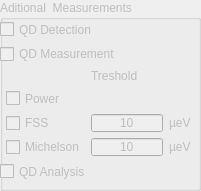
         <widget class="QGroupBox" name="groupBox_6">
          <property name="enabled">
           <bool>false</bool>
          </property>
          <property name="geometry">
           <rect>
            <x>410</x>
            <y>10</y>
            <width>201</width>
            <height>191</height>
           </rect>
          </property>
          <property name="title">
           <string>Aditional  Measurements</string>
          </property>
          <widget class="QWidget" name="layoutWidget">
           <property name="geometry">
            <rect>
             <x>0</x>
             <y>20</y>
             <width>191</width>
             <height>161</height>
            </rect>
           </property>
           <layout class="QGridLayout" name="gridLayout_33">
            <item row="3" column="2">
             <widget class="QLabel" name="label_121">
              <property name="text">
               <string>Treshold</string>
              </property>
             </widget>
            </item>
            <item row="7" column="3">
             <widget class="QLabel" name="label_124">
              <property name="text">
               <string>µeV</string>
              </property>
             </widget>
            </item>
            <item row="7" column="1">
             <widget class="QCheckBox" name="michelson_check">
              <property name="text">
               <string>Michelson</string>
              </property>
             </widget>
            </item>
            <item row="5" column="1">
             <widget class="QCheckBox" name="fss_check">
              <property name="text">
               <string>FSS</string>
              </property>
             </widget>
            </item>
            <item row="5" column="3">
             <widget class="QLabel" name="label_123">
              <property name="text">
               <string>µeV</string>
              </property>
             </widget>
            </item>
            <item row="4" column="1">
             <widget class="QCheckBox" name="power_map_check">
              <property name="text">
               <string>Power</string>
              </property>
             </widget>
            </item>
            <item row="5" column="2">
             <widget class="QLineEdit" name="fss_treshold">
              <property name="text">
               <string>10</string>
              </property>
              <property name="alignment">
               <set>Qt::AlignCenter</set>
              </property>
             </widget>
            </item>
            <item row="7" column="2">
             <widget class="QLineEdit" name="michelson__treshold">
              <property name="text">
               <string>10</string>
              </property>
              <property name="alignment">
               <set>Qt::AlignCenter</set>
              </property>
             </widget>
            </item>
            <item row="0" column="0" colspan="4">
             <widget class="QCheckBox" name="qd_detection_check">
              <property name="text">
               <string>QD Detection</string>
              </property>
             </widget>
            </item>
            <item row="1" column="0" colspan="4">
             <widget class="QCheckBox" name="qd_mesurement_check">
              <property name="text">
               <string>QD Measurement</string>
              </property>
             </widget>
            </item>
            <item row="8" column="0" colspan="4">
             <widget class="QCheckBox" name="qd_analysis">
              <property name="text">
               <string>QD Analysis</string>
              </property>
             </widget>
            </item>
           </layout>
          </widget>
         </widget>
